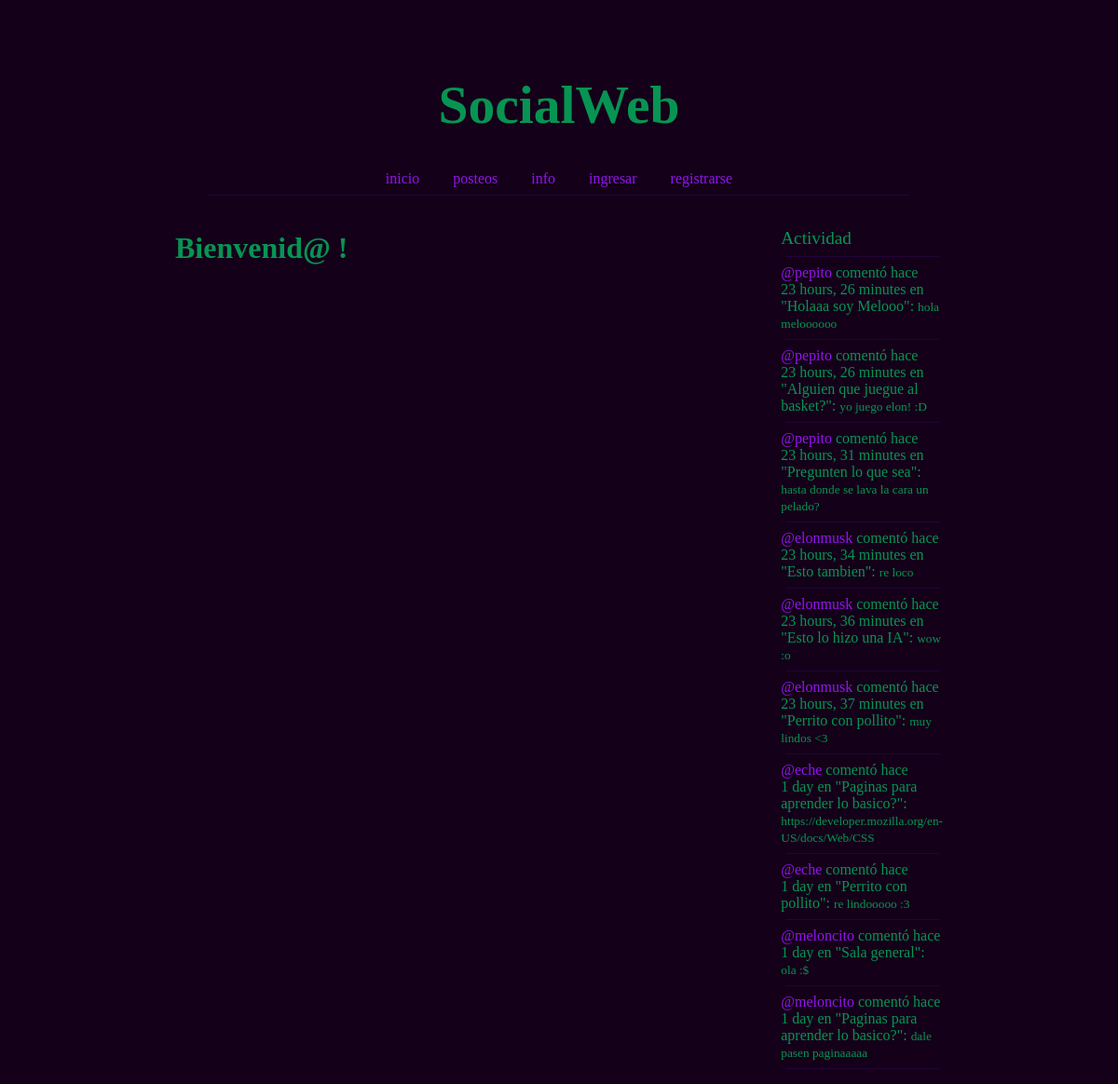
The app's page /, older data.
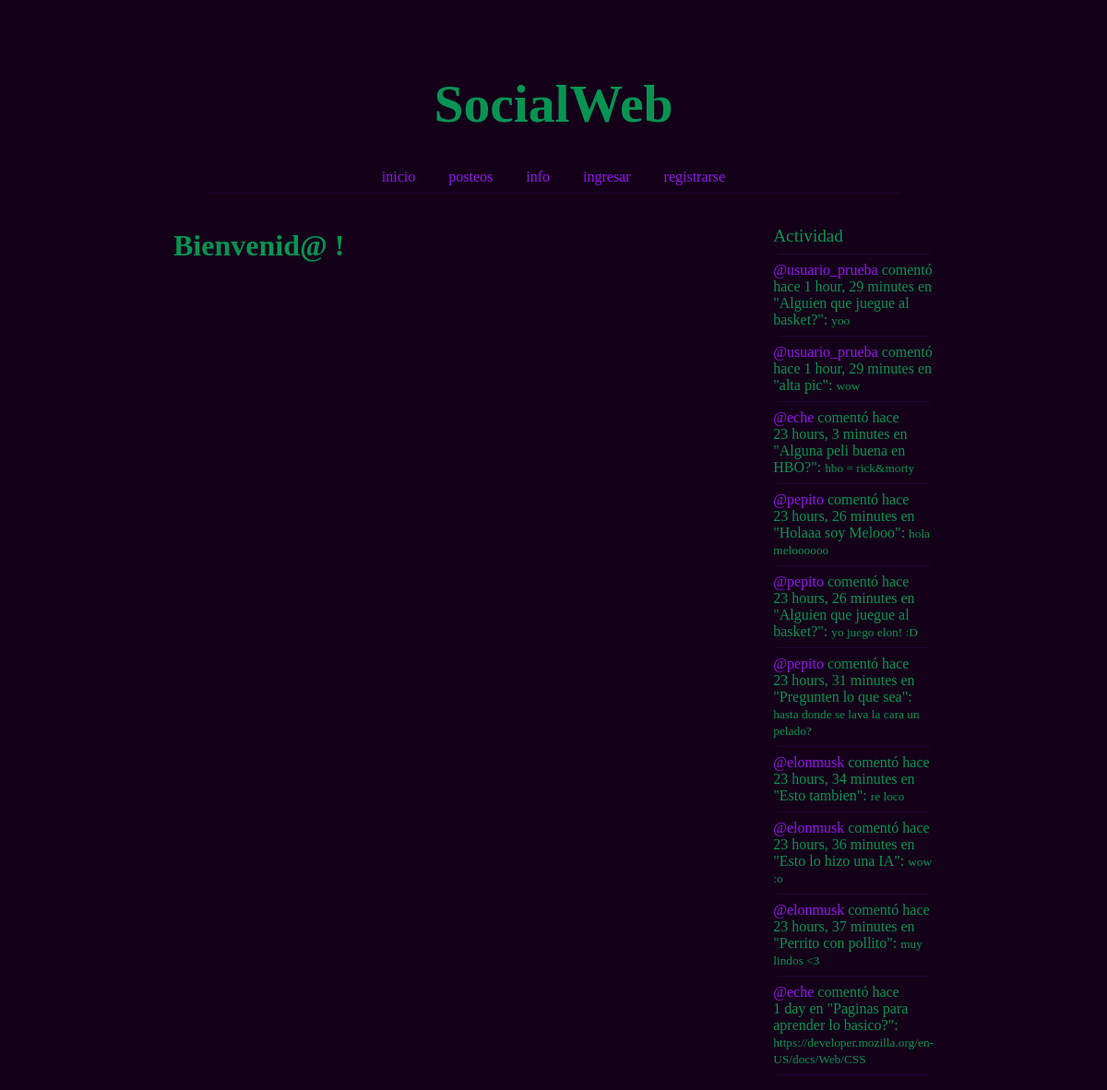
The same page, newer data.
### core/models.py (models this page shows)
class Message(models.Model):
    user = models.ForeignKey(User, on_delete=models.CASCADE)
    room = models.ForeignKey(Room, on_delete=models.CASCADE)
    body = models.TextField()
    updated = models.DateTimeField(auto_now=True)
    created = models.DateTimeField(auto_now_add=True)
    class Meta:
        ordering = ["-updated", "-created"]
    def __str__(self):
        return str(self.body[0:50])

class Room(models.Model):
    host = models.ForeignKey(User, on_delete=models.SET_NULL, null=True)
    topic = models.ForeignKey(Topic, on_delete=models.SET_NULL, null=True)
    name = models.CharField(max_length=100)
    image = models.ImageField(upload_to='images/', null=True, blank=True)
    description = models.TextField(null=True, blank=True)
    participants = models.ManyToManyField(User, related_name="participants", blank=True)
    updated = models.DateTimeField(auto_now=True)
    created = models.DateTimeField(auto_now_add=True)
    class Meta:
        ordering = ["-updated", "-created"]
    def __str__(self):
        return str(self.name)

### core/views.py (the view)
# urls.py: path("", views.index, name="index"),
def index(request):
    room_messages = Message.objects.all()
    context = {"room_messages": room_messages}
    return render(request, "core/index.html", context)

### templates/core/index.html (shortened to what this page needs)
<!DOCTYPE html>
{% load static %}
<html lang="en">
<head>
</head>
<body>
    <div class="title">
        <h1>SocialWeb</h1>
    </div>
    {% include 'core/navbar.html' %}
    {% if request.path == '/' %}
    <div class="index-container">
        <div>
            <h1>Bienvenid@ <a href="{% url 'user-profile' user.id %}">{{user.username}}</a>!</h1>
        </div>
        <div>
            {% include "core/activity_component.html" %}
        </div>
    </div>
    {% else %}
    {% block main %}
    {% endblock %}
    {% block about %}
    {% endblock %}
    {% endif %}
</body>
</html>

### templates/core/activity_component.html (shortened to what this page needs)
<br>
<big>Actividad</big>
<hr>
{% for message in room_messages|slice:":10" %}
    <div>
        <a href="{% url 'user-profile' message.user.id %}">@{{message.user}}</a> comentó hace {{message.created|timesince}} en "{{message.room}}":</small>
        <small>{{message}}</small>
        <hr>
    </div>
{% endfor %}

Row changes from the older to the newer data that the page shows:
no longer on this page (row unchanged): Message: user "eche", created "1 day", room "Perrito con pollito", body "re lindooooo :3"
no longer on this page (row unchanged): Message: user "meloncito", created "1 day", room "Sala general", body "ola :$"
no longer on this page (row unchanged): Message: user "meloncito", created "1 day", room "Paginas para aprender lo basico?", body "dale pasen paginaaaaa"
added Message: user "usuario_prueba", created "1 hour, 29 minutes", room "Alguien que juegue al basket?", body "yoo"
added Message: user "usuario_prueba", created "1 hour, 29 minutes", room "alta pic", body "wow"
added Message: user "eche", created "23 hours, 3 minutes", room "Alguna peli buena en HBO?", body "hbo = rick&morty"
